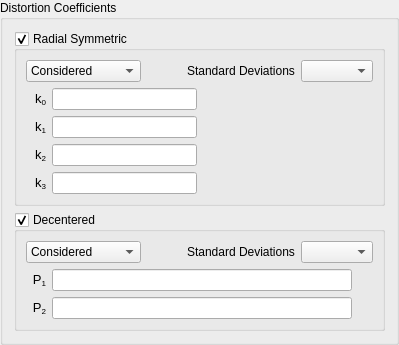
          <widget class="QGroupBox" name="groupBox_4">
           <property name="title">
            <string>Distortion Coefficients</string>
           </property>
           <property name="checkable">
            <bool>false</bool>
           </property>
           <layout class="QVBoxLayout" name="verticalLayout_10">
            <item>
             <widget class="QGroupBox" name="radSymmetricGroupBox">
              <property name="title">
               <string>Radial Symmetric</string>
              </property>
              <property name="checkable">
               <bool>true</bool>
              </property>
              <layout class="QVBoxLayout" name="verticalLayout_5">
               <item>
                <layout class="QHBoxLayout" name="horizontalLayout_37">
                 <item>
                  <widget class="QComboBox" name="radSymmetricModeComboBox">
                   <item>
                    <property name="text">
                     <string>Considered</string>
                    </property>
                   </item>
                   <item>
                    <property name="text">
                     <string>Not Considered</string>
                    </property>
                   </item>
                  </widget>
                 </item>
                 <item>
                  <spacer name="horizontalSpacer">
                   <property name="orientation">
                    <enum>Qt::Horizontal</enum>
                   </property>
                   <property name="sizeHint" stdset="0">
                    <size>
                     <width>40</width>
                     <height>20</height>
                    </size>
                   </property>
                  </spacer>
                 </item>
                 <item>
                  <widget class="QLabel" name="label_11">
                   <property name="text">
                    <string>Standard Deviations</string>
                   </property>
                  </widget>
                 </item>
                 <item>
                  <widget class="br::uerj::eng::efoto::SigmaFormTypeSelector" name="radialSigmaSelector"/>
                 </item>
                </layout>
               </item>
               <item>
                <layout class="QHBoxLayout" name="horizontalLayout_39" stretch="1,1">
                 <item>
                  <layout class="QVBoxLayout" name="verticalLayout_4">
                   <item>
                    <layout class="QHBoxLayout" name="horizontalLayout_33" stretch="0,1">
                     <item>
                      <widget class="QLabel" name="label_9">
                       <property name="sizePolicy">
                        <sizepolicy hsizetype="MinimumExpanding" vsizetype="Preferred">
                         <horstretch>0</horstretch>
                         <verstretch>0</verstretch>
                        </sizepolicy>
                       </property>
                       <property name="minimumSize">
                        <size>
                         <width>20</width>
                         <height>0</height>
                        </size>
                       </property>
                       <property name="text">
                        <string>&lt;!DOCTYPE HTML PUBLIC &quot;-//W3C//DTD HTML 4.0//EN&quot; &quot;http://www.w3.org/TR/REC-html40/strict.dtd&quot;&gt;
&lt;html&gt;&lt;head&gt;&lt;meta name=&quot;qrichtext&quot; content=&quot;1&quot; /&gt;&lt;style type=&quot;text/css&quot;&gt;
p, li { white-space: pre-wrap; }
&lt;/style&gt;&lt;/head&gt;&lt;body style=&quot; font-family:'Sans'; font-size:10pt; font-weight:400; font-style:normal;&quot;&gt;
&lt;table style=&quot;-qt-table-type: root; margin-top:4px; margin-bottom:4px; margin-left:4px; margin-right:4px;&quot;&gt;
&lt;tr&gt;
&lt;td style=&quot;border: none;&quot;&gt;
&lt;p align=&quot;right&quot; style=&quot; margin-top:0px; margin-bottom:0px; margin-left:0px; margin-right:0px; -qt-block-indent:0; text-indent:0px;&quot;&gt;&lt;span style=&quot; font-family:'MS Shell Dlg 2';&quot;&gt;k&lt;/span&gt;&lt;span style=&quot; font-family:'MS Shell Dlg 2'; vertical-align:sub;&quot;&gt;0&lt;/span&gt;&lt;/p&gt;&lt;/td&gt;&lt;/tr&gt;&lt;/table&gt;&lt;/body&gt;&lt;/html&gt;</string>
                       </property>
                       <property name="alignment">
                        <set>Qt::AlignCenter</set>
                       </property>
                      </widget>
                     </item>
                     <item>
                      <widget class="br::uerj::eng::efoto::ScienceSpinBox" name="radialK0LineEdit">
                       <property name="sizePolicy">
                        <sizepolicy hsizetype="Expanding" vsizetype="Expanding">
                         <horstretch>0</horstretch>
                         <verstretch>0</verstretch>
                        </sizepolicy>
                       </property>
                       <property name="minimumSize">
                        <size>
                         <width>0</width>
                         <height>20</height>
                        </size>
                       </property>
                       <property name="alignment">
                        <set>Qt::AlignLeading|Qt::AlignLeft|Qt::AlignVCenter</set>
                       </property>
                      </widget>
                     </item>
                    </layout>
                   </item>
                   <item>
                    <layout class="QHBoxLayout" name="horizontalLayout_34" stretch="0,1">
                     <item>
                      <widget class="QLabel" name="label_10">
                       <property name="sizePolicy">
                        <sizepolicy hsizetype="MinimumExpanding" vsizetype="Preferred">
                         <horstretch>0</horstretch>
                         <verstretch>0</verstretch>
                        </sizepolicy>
                       </property>
                       <property name="minimumSize">
                        <size>
                         <width>20</width>
                         <height>0</height>
                        </size>
                       </property>
                       <property name="text">
                        <string>&lt;!DOCTYPE HTML PUBLIC &quot;-//W3C//DTD HTML 4.0//EN&quot; &quot;http://www.w3.org/TR/REC-html40/strict.dtd&quot;&gt;
&lt;html&gt;&lt;head&gt;&lt;meta name=&quot;qrichtext&quot; content=&quot;1&quot; /&gt;&lt;style type=&quot;text/css&quot;&gt;
p, li { white-space: pre-wrap; }
&lt;/style&gt;&lt;/head&gt;&lt;body style=&quot; font-family:'Sans'; font-size:10pt; font-weight:400; font-style:normal;&quot;&gt;
&lt;table style=&quot;-qt-table-type: root; margin-top:4px; margin-bottom:4px; margin-left:4px; margin-right:4px;&quot;&gt;
&lt;tr&gt;
&lt;td style=&quot;border: none;&quot;&gt;
&lt;p align=&quot;right&quot; style=&quot; margin-top:0px; margin-bottom:0px; margin-left:0px; margin-right:0px; -qt-block-indent:0; text-indent:0px;&quot;&gt;&lt;span style=&quot; font-family:'MS Shell Dlg 2';&quot;&gt;k&lt;/span&gt;&lt;span style=&quot; font-family:'MS Shell Dlg 2'; vertical-align:sub;&quot;&gt;1&lt;/span&gt;&lt;/p&gt;&lt;/td&gt;&lt;/tr&gt;&lt;/table&gt;&lt;/body&gt;&lt;/html&gt;</string>
                       </property>
                       <property name="alignment">
                        <set>Qt::AlignCenter</set>
                       </property>
                      </widget>
                     </item>
                     <item>
                      <widget class="br::uerj::eng::efoto::ScienceSpinBox" name="radialK1LineEdit">
                       <property name="sizePolicy">
                        <sizepolicy hsizetype="Expanding" vsizetype="Expanding">
                         <horstretch>0</horstretch>
                         <verstretch>0</verstretch>
                        </sizepolicy>
                       </property>
                       <property name="minimumSize">
                        <size>
                         <width>0</width>
                         <height>20</height>
                        </size>
                       </property>
                       <property name="alignment">
                        <set>Qt::AlignLeading|Qt::AlignLeft|Qt::AlignVCenter</set>
                       </property>
                      </widget>
                     </item>
                    </layout>
                   </item>
                   <item>
                    <layout class="QHBoxLayout" name="horizontalLayout_35" stretch="0,1">
                     <item>
                      <widget class="QLabel" name="label_15">
                       <property name="sizePolicy">
                        <sizepolicy hsizetype="MinimumExpanding" vsizetype="Preferred">
                         <horstretch>0</horstretch>
                         <verstretch>0</verstretch>
                        </sizepolicy>
                       </property>
                       <property name="minimumSize">
                        <size>
                         <width>20</width>
                         <height>0</height>
                        </size>
                       </property>
                       <property name="text">
                        <string>&lt;!DOCTYPE HTML PUBLIC &quot;-//W3C//DTD HTML 4.0//EN&quot; &quot;http://www.w3.org/TR/REC-html40/strict.dtd&quot;&gt;
&lt;html&gt;&lt;head&gt;&lt;meta name=&quot;qrichtext&quot; content=&quot;1&quot; /&gt;&lt;style type=&quot;text/css&quot;&gt;
p, li { white-space: pre-wrap; }
&lt;/style&gt;&lt;/head&gt;&lt;body style=&quot; font-family:'Sans'; font-size:10pt; font-weight:400; font-style:normal;&quot;&gt;
&lt;table style=&quot;-qt-table-type: root; margin-top:4px; margin-bottom:4px; margin-left:4px; margin-right:4px;&quot;&gt;
&lt;tr&gt;
&lt;td style=&quot;border: none;&quot;&gt;
&lt;p align=&quot;right&quot; style=&quot; margin-top:0px; margin-bottom:0px; margin-left:0px; margin-right:0px; -qt-block-indent:0; text-indent:0px;&quot;&gt;&lt;span style=&quot; font-family:'MS Shell Dlg 2';&quot;&gt;k&lt;/span&gt;&lt;span style=&quot; font-family:'MS Shell Dlg 2'; vertical-align:sub;&quot;&gt;2&lt;/span&gt;&lt;/p&gt;&lt;/td&gt;&lt;/tr&gt;&lt;/table&gt;&lt;/body&gt;&lt;/html&gt;</string>
                       </property>
                       <property name="alignment">
                        <set>Qt::AlignCenter</set>
                       </property>
                      </widget>
                     </item>
                     <item>
                      <widget class="br::uerj::eng::efoto::ScienceSpinBox" name="radialK2LineEdit">
                       <property name="sizePolicy">
                        <sizepolicy hsizetype="Expanding" vsizetype="Expanding">
                         <horstretch>0</horstretch>
                         <verstretch>0</verstretch>
                        </sizepolicy>
                       </property>
                       <property name="minimumSize">
                        <size>
                         <width>0</width>
                         <height>20</height>
                        </size>
                       </property>
                       <property name="alignment">
                        <set>Qt::AlignLeading|Qt::AlignLeft|Qt::AlignVCenter</set>
                       </property>
                      </widget>
                     </item>
                    </layout>
                   </item>
                   <item>
                    <layout class="QHBoxLayout" name="horizontalLayout_36" stretch="0,1">
                     <item>
                      <widget class="QLabel" name="label_17">
                       <property name="sizePolicy">
                        <sizepolicy hsizetype="MinimumExpanding" vsizetype="Preferred">
                         <horstretch>0</horstretch>
                         <verstretch>0</verstretch>
                        </sizepolicy>
                       </property>
                       <property name="minimumSize">
                        <size>
                         <width>20</width>
                         <height>0</height>
                        </size>
                       </property>
                       <property name="text">
                        <string>&lt;!DOCTYPE HTML PUBLIC &quot;-//W3C//DTD HTML 4.0//EN&quot; &quot;http://www.w3.org/TR/REC-html40/strict.dtd&quot;&gt;
&lt;html&gt;&lt;head&gt;&lt;meta name=&quot;qrichtext&quot; content=&quot;1&quot; /&gt;&lt;style type=&quot;text/css&quot;&gt;
p, li { white-space: pre-wrap; }
&lt;/style&gt;&lt;/head&gt;&lt;body style=&quot; font-family:'Sans'; font-size:10pt; font-weight:400; font-style:normal;&quot;&gt;
&lt;table style=&quot;-qt-table-type: root; margin-top:4px; margin-bottom:4px; margin-left:4px; margin-right:4px;&quot;&gt;
&lt;tr&gt;
&lt;td style=&quot;border: none;&quot;&gt;
&lt;p align=&quot;right&quot; style=&quot; margin-top:0px; margin-bottom:0px; margin-left:0px; margin-right:0px; -qt-block-indent:0; text-indent:0px;&quot;&gt;&lt;span style=&quot; font-family:'MS Shell Dlg 2';&quot;&gt;k&lt;/span&gt;&lt;span style=&quot; font-family:'MS Shell Dlg 2'; vertical-align:sub;&quot;&gt;3&lt;/span&gt;&lt;/p&gt;&lt;/td&gt;&lt;/tr&gt;&lt;/table&gt;&lt;/body&gt;&lt;/html&gt;</string>
                       </property>
                       <property name="alignment">
                        <set>Qt::AlignCenter</set>
                       </property>
                      </widget>
                     </item>
                     <item>
                      <widget class="br::uerj::eng::efoto::ScienceSpinBox" name="radialK3LineEdit">
                       <property name="sizePolicy">
                        <sizepolicy hsizetype="Expanding" vsizetype="Expanding">
                         <horstretch>0</horstretch>
                         <verstretch>0</verstretch>
                        </sizepolicy>
                       </property>
                       <property name="minimumSize">
                        <size>
                         <width>0</width>
                         <height>20</height>
                        </size>
                       </property>
                       <property name="alignment">
                        <set>Qt::AlignLeading|Qt::AlignLeft|Qt::AlignVCenter</set>
                       </property>
                      </widget>
                     </item>
                    </layout>
                   </item>
                  </layout>
                 </item>
                 <item>
                  <widget class="br::uerj::eng::efoto::SigmaFormContent" name="radialSigmaContent">
                   <property name="frameShape">
                    <enum>QFrame::NoFrame</enum>
                   </property>
                   <property name="frameShadow">
                    <enum>QFrame::Raised</enum>
                   </property>
                   <property name="lineWidth">
                    <number>0</number>
                   </property>
                  </widget>
                 </item>
                </layout>
               </item>
              </layout>
             </widget>
            </item>
            <item>
             <widget class="QGroupBox" name="decenteredGroupBox">
              <property name="title">
               <string>Decentered</string>
              </property>
              <property name="checkable">
               <bool>true</bool>
              </property>
              <layout class="QVBoxLayout" name="verticalLayout">
               <item>
                <layout class="QHBoxLayout" name="horizontalLayout_41">
                 <item>
                  <widget class="QComboBox" name="decenteredModeComboBox">
                   <item>
                    <property name="text">
                     <string>Considered</string>
                    </property>
                   </item>
                   <item>
                    <property name="text">
                     <string>Not Considered</string>
                    </property>
                   </item>
                  </widget>
                 </item>
                 <item>
                  <spacer name="horizontalSpacer_2">
                   <property name="orientation">
                    <enum>Qt::Horizontal</enum>
                   </property>
                   <property name="sizeHint" stdset="0">
                    <size>
                     <width>40</width>
                     <height>20</height>
                    </size>
                   </property>
                  </spacer>
                 </item>
                 <item>
                  <widget class="QLabel" name="label_12">
                   <property name="text">
                    <string>Standard Deviations</string>
                   </property>
                  </widget>
                 </item>
                 <item>
                  <widget class="br::uerj::eng::efoto::SigmaFormTypeSelector" name="decenteredSigmaSelector"/>
                 </item>
                </layout>
               </item>
               <item>
                <layout class="QHBoxLayout" name="horizontalLayout_45" stretch="1,1">
                 <item>
                  <layout class="QVBoxLayout" name="verticalLayout_7">
                   <item>
                    <layout class="QHBoxLayout" name="horizontalLayout_42" stretch="0,1">
                     <item>
                      <widget class="QLabel" name="label_18">
                       <property name="sizePolicy">
                        <sizepolicy hsizetype="MinimumExpanding" vsizetype="Preferred">
                         <horstretch>0</horstretch>
                         <verstretch>0</verstretch>
                        </sizepolicy>
                       </property>
                       <property name="minimumSize">
                        <size>
                         <width>20</width>
                         <height>0</height>
                        </size>
                       </property>
                       <property name="text">
                        <string>&lt;!DOCTYPE HTML PUBLIC &quot;-//W3C//DTD HTML 4.0//EN&quot; &quot;http://www.w3.org/TR/REC-html40/strict.dtd&quot;&gt;
&lt;html&gt;&lt;head&gt;&lt;meta name=&quot;qrichtext&quot; content=&quot;1&quot; /&gt;&lt;style type=&quot;text/css&quot;&gt;
p, li { white-space: pre-wrap; }
&lt;/style&gt;&lt;/head&gt;&lt;body style=&quot; font-family:'Sans'; font-size:10pt; font-weight:400; font-style:normal;&quot;&gt;
&lt;table style=&quot;-qt-table-type: root; margin-top:4px; margin-bottom:4px; margin-left:4px; margin-right:4px;&quot;&gt;
&lt;tr&gt;
&lt;td style=&quot;border: none;&quot;&gt;
&lt;p align=&quot;right&quot; style=&quot; margin-top:0px; margin-bottom:0px; margin-left:0px; margin-right:0px; -qt-block-indent:0; text-indent:0px;&quot;&gt;&lt;span style=&quot; font-family:'MS Shell Dlg 2';&quot;&gt;P&lt;/span&gt;&lt;span style=&quot; font-family:'MS Shell Dlg 2'; vertical-align:sub;&quot;&gt;1&lt;/span&gt;&lt;/p&gt;&lt;/td&gt;&lt;/tr&gt;&lt;/table&gt;&lt;/body&gt;&lt;/html&gt;</string>
                       </property>
                       <property name="alignment">
                        <set>Qt::AlignCenter</set>
                       </property>
                      </widget>
                     </item>
                     <item>
                      <widget class="br::uerj::eng::efoto::ScienceSpinBox" name="decenteredP1LineEdit">
                       <property name="minimumSize">
                        <size>
                         <width>300</width>
                         <height>0</height>
                        </size>
                       </property>
                      </widget>
                     </item>
                    </layout>
                   </item>
                   <item>
                    <layout class="QHBoxLayout" name="horizontalLayout_43" stretch="0,1">
                     <item>
                      <widget class="QLabel" name="label_21">
                       <property name="sizePolicy">
                        <sizepolicy hsizetype="MinimumExpanding" vsizetype="Preferred">
                         <horstretch>0</horstretch>
                         <verstretch>0</verstretch>
                        </sizepolicy>
                       </property>
                       <property name="minimumSize">
                        <size>
                         <width>20</width>
                         <height>0</height>
                        </size>
                       </property>
                       <property name="text">
                        <string>&lt;!DOCTYPE HTML PUBLIC &quot;-//W3C//DTD HTML 4.0//EN&quot; &quot;http://www.w3.org/TR/REC-html40/strict.dtd&quot;&gt;
&lt;html&gt;&lt;head&gt;&lt;meta name=&quot;qrichtext&quot; content=&quot;1&quot; /&gt;&lt;style type=&quot;text/css&quot;&gt;
p, li { white-space: pre-wrap; }
&lt;/style&gt;&lt;/head&gt;&lt;body style=&quot; font-family:'Sans'; font-size:10pt; font-weight:400; font-style:normal;&quot;&gt;
&lt;table style=&quot;-qt-table-type: root; margin-top:4px; margin-bottom:4px; margin-left:4px; margin-right:4px;&quot;&gt;
&lt;tr&gt;
&lt;td style=&quot;border: none;&quot;&gt;
&lt;p align=&quot;right&quot; style=&quot; margin-top:0px; margin-bottom:0px; margin-left:0px; margin-right:0px; -qt-block-indent:0; text-indent:0px;&quot;&gt;&lt;span style=&quot; font-family:'MS Shell Dlg 2';&quot;&gt;P&lt;/span&gt;&lt;span style=&quot; font-family:'MS Shell Dlg 2'; vertical-align:sub;&quot;&gt;2&lt;/span&gt;&lt;/p&gt;&lt;/td&gt;&lt;/tr&gt;&lt;/table&gt;&lt;/body&gt;&lt;/html&gt;</string>
                       </property>
                       <property name="alignment">
                        <set>Qt::AlignCenter</set>
                       </property>
                      </widget>
                     </item>
                     <item>
                      <widget class="br::uerj::eng::efoto::ScienceSpinBox" name="decenteredP2LineEdit">
                       <property name="minimumSize">
                        <size>
                         <width>300</width>
                         <height>0</height>
                        </size>
                       </property>
                      </widget>
                     </item>
                    </layout>
                   </item>
                  </layout>
                 </item>
                 <item>
                  <widget class="br::uerj::eng::efoto::SigmaFormContent" name="decenteredSigmaContent">
                   <property name="frameShape">
                    <enum>QFrame::NoFrame</enum>
                   </property>
                   <property name="frameShadow">
                    <enum>QFrame::Raised</enum>
                   </property>
                   <property name="lineWidth">
                    <number>0</number>
                   </property>
                  </widget>
                 </item>
                </layout>
               </item>
              </layout>
             </widget>
            </item>
           </layout>
          </widget>
